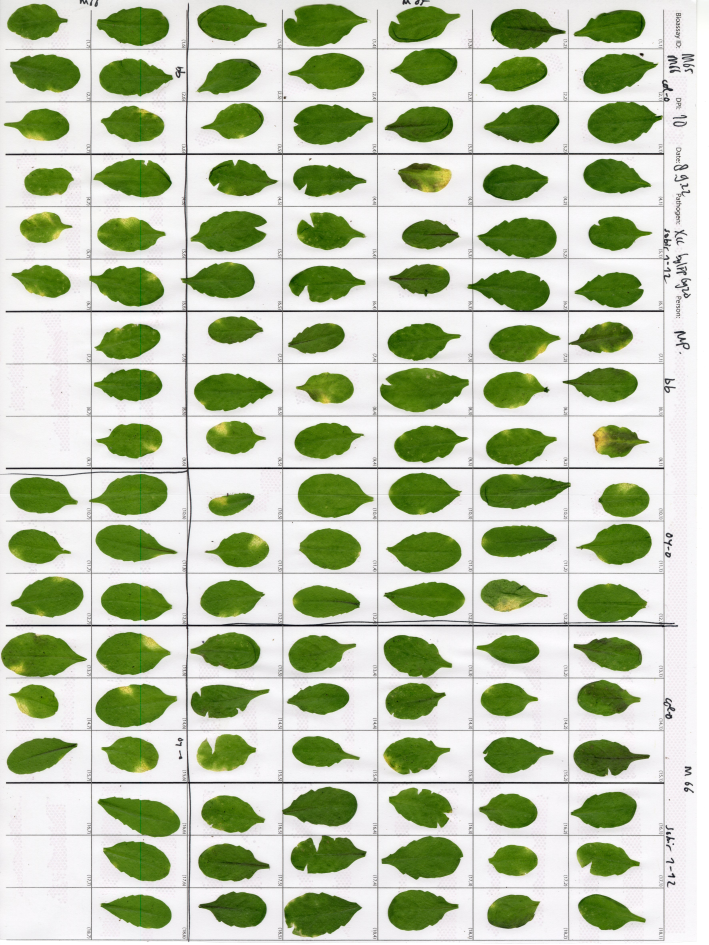
#> input picture data/M65M66_10dpi_l.jpg, 3543 x 4724 px (shown at 1/5 size)
$ python -i scanalyzer.py   (imports and definitions only)
#> lines starting #> are read from the running program, lines starting #| are printed output that depends on the picture; after the words box and inside, x2 and y2 are one past the last pixel; in counts of white or black regions, pixels touching at a corner belong together
#> further down, picture is the input picture: shape (4724, 3543, 3); mean B, G, R 167.8, 196, 185.6
import cv2
import numpy as np
import csv
import argparse
import os.path
import subprocess

#### Image parameters, could be changed if your imaging setup is different
dpi = 300
header_offset = 0

# Grid size, corresponding to grid_a.pdf.
dx = 261
dy = 477

# Number of rows and columns
nrows = 7
ncols = 18


# [104 lines left out: functions is_valid_file, data_writer, crop, overlay, calculate_area, find_bacteria and 1 more, not called in this run]

def find_leaf(img):
	"""
	Finds the green and yellow parts of an image, i.e.: the leaves.

	Based on Gerrit Hardemans original script
	"""
	imgHSV = cv2.cvtColor(img, cv2.COLOR_BGR2HSV)
#> imgHSV: shape (4724, 3543, 3); mean H, S, V 76.1, 68.8, 197.4
	lower_range = np.array([0,0,0])
	upper_range = np.array([255,75,255])   #

	# Create a mask of the image using the range threshold above
	yellow_green = ~cv2.inRange(imgHSV,lower_range,upper_range)
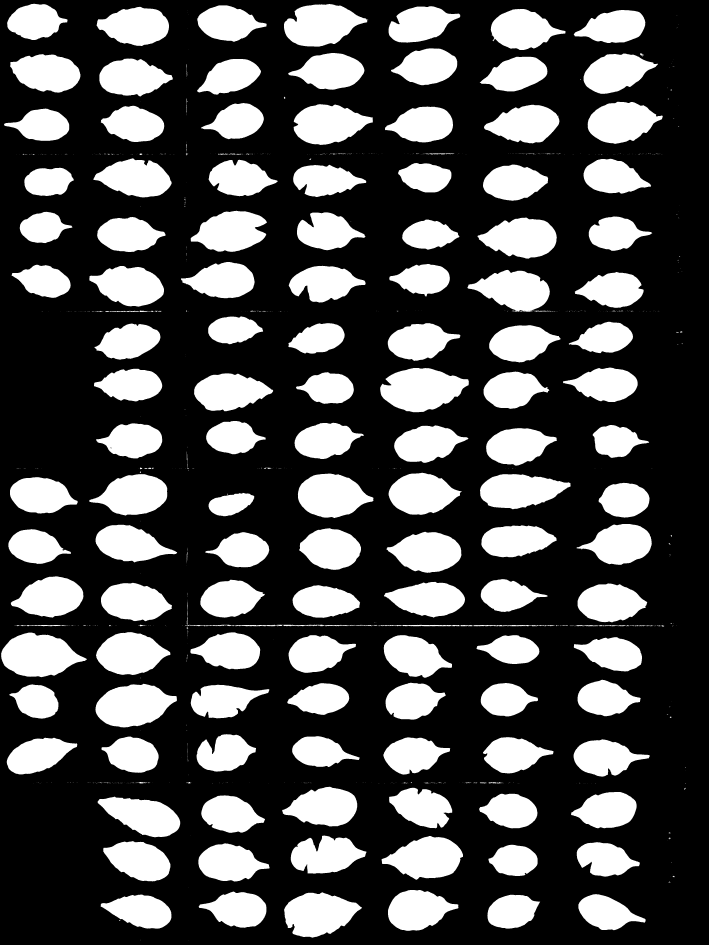
#> yellow_green: shape (4724, 3543) (shown at 1/5 size); 30.7% white; 1216 white regions (978 under 20 px)
	output = cv2.bitwise_and(img, img, mask=yellow_green)
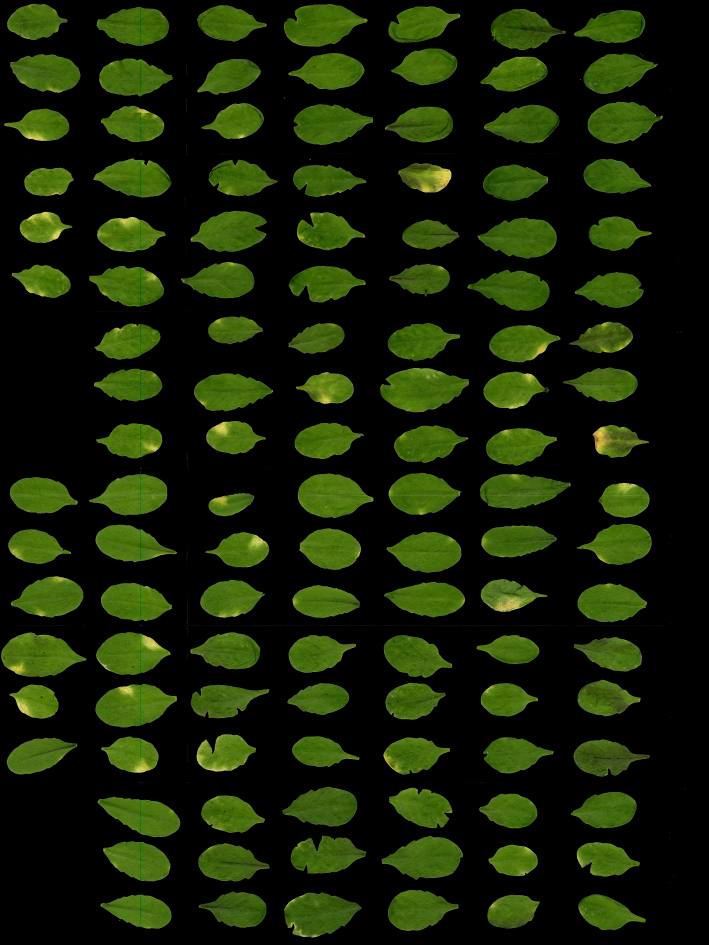
#> output: shape (4724, 3543, 3) (shown at 1/5 size); mean B, G, R 5.5, 33.9, 22.8

	# Find all contours (this includes both the leaf, and some soil particles in some cases)
	contours, hierarchy = cv2.findContours(yellow_green, cv2.RETR_TREE, cv2.CHAIN_APPROX_SIMPLE)
#> contours = 1404 contours, 1202 with area under 20; largest, box (x1, y1, x2, y2) and area: (1901, 1840, 2344, 2061) 67719, (6, 3163, 434, 3386) 63820, (477, 3419, 885, 3637) 61664, (1420, 20, 1841, 233) 59931, (1421, 4462, 1810, 4688) 59758

	if len(contours) != 0:
		# Select biggest contour in this image (this is always the leaf, and gets rid of e.g. soil particles), mask original image only with this contour
		leaf_mask = np.zeros((dx,dy),np.uint8)
		cv2.drawContours(leaf_mask, [max(contours, key = cv2.contourArea)], -1,(255), -1)
#> leaf_mask: shape (261, 477); every value is 0

		return leaf_mask

	# TODO: implement some minimal size of the leaf, and if not: return NA or a completely masked image.

# [21 lines left out: function read_metadata, not called in this run]

#### Main program
# [78 lines not run here, left out]

>>> import cv2
>>> picture = cv2.imread('data/M65M66_10dpi_l.jpg')
>>> result = find_leaf(picture)
